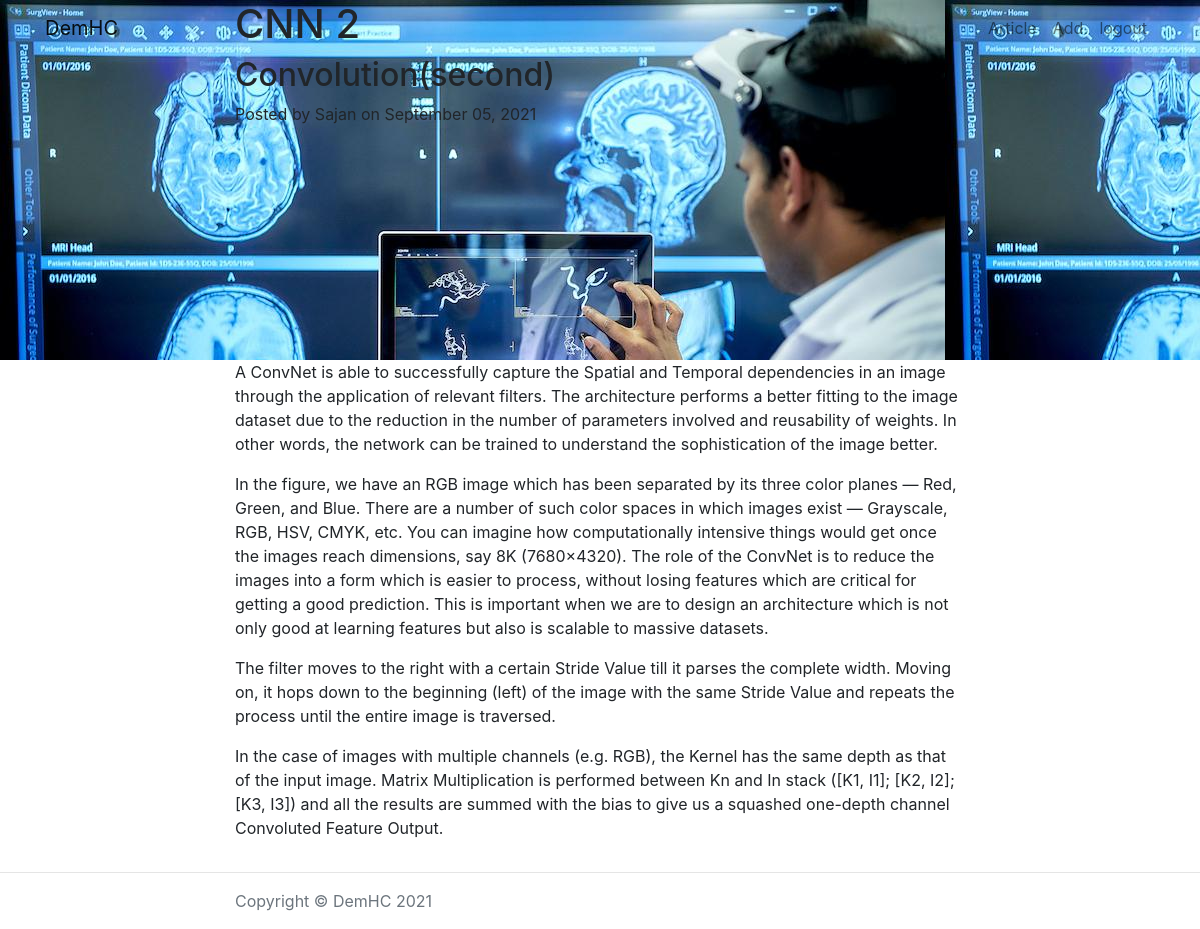
The app's page /post/4 (signed in) with its own data.
### app.py (models this page shows)
class Blogpost(db.Model):
    id = db.Column(db.Integer, primary_key=True)
    title = db.Column(db.String(50))
    subtitle = db.Column(db.String(50))
    author = db.Column(db.String(20))
    date_posted = db.Column(db.DateTime)
    content = db.Column(db.Text)

### app.py (the view)
@app.route('/post/<int:post_id>')
@login_required
def post(post_id):
    post = Blogpost.query.filter_by(id=post_id).one()
    return render_template('post.html',post=post)

### app.py (called while the page is built)
@login_manager.user_loader
def load_user(user_id):
    return User.query.get(int(user_id))

### templates/post.html (shortened to what this page needs)
<!DOCTYPE html>
<html lang="en">
<head>
    <link rel="stylesheet" href="https://stackpath.bootstrapcdn.com/bootstrap/4.1.3/css/bootstrap.min.css">
    <link rel="stylesheet" href="https://use.fontawesome.com/releases/v5.6.1/css/all.css">
</head>
<body>
    <nav class="navbar navbar-expand-lg navbar-light fixed-top" id="mainNav">
        <div class="container">
            <a class="navbar-brand" href="{{ url_for('index') }}">DemHC</a>
            <div class="collapse navbar-collapse" id="navbarResponsive">
                <ul class="navbar-nav ml-auto">
                    <li class="nav-item">
                        <a class="nav-link" href="{{ url_for('article') }}">Article</a>
                    </li>
                    <li class="nav-item">
                        <a class="nav-link" href="{{ url_for('add') }}">Add</a>
                    </li>
                    <li class="nav-item">
                        <a class="nav-link" href="{{ url_for('logout') }}">logout</a>
                    </li>
                </ul>
            </div>
        </div>
    </nav>
    <header class="masthead" style="background-image:  url('static/p.jpeg'); height: 45vh;">
        <div class="container">
            <div class="row">
                <div class="col-lg-8 col-md-10 mx-auto">
                    <div class="post-heading">
                        <h1>{{ post.title }}</h1>
                        <h2 class="subheading">{{ post.subtitle }}</h2>
                        <span class="meta">Posted by
                {{ post.author }}
                on {{ post.date_posted.strftime('%B %d, %Y') }}</span>
                    </div>
                </div>
            </div>
        </div>
    </header>
    <article>
        <div class="container">
            <div class="row">
                <div class="col-lg-8 col-md-10 mx-auto">
                    {{ post.content|safe }}
                </div>
            </div>
        </div>
    </article>
    <hr>
    <footer>
        <div class="container">
            <div class="row">
                <div class="col-lg-8 col-md-10 mx-auto">
                    <p class="copyright text-muted">Copyright &copy; DemHC 2021</p>
                </div>
            </div>
        </div>
    </footer>
</body>
</html>

### records on screen
Blogpost: title "CNN 2", subtitle "Convolution(second)", author "Sajan", date_posted "September 05, 2021", content "A ConvNet is able to successfully capture the Spatial and Temporal dependencies in an image through the application of relevant filters. The architecture performs a better fitting to the image dataset due to the reduction in the number of parameters involved and reusability of weights. In other words, the network can be trained to understand the sophistication of the image better. In the figure, we have an RGB image which has been separated by its three color planes — Red, Green, and Blue. There are a number of such color spaces in which images exist — Grayscale, RGB, HSV, CMYK, etc. You can imagine how computationally intensive things would get once the images reach dimensions, say 8K…"
